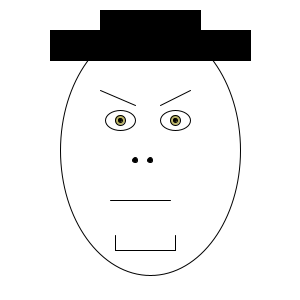
Frame 1 (no input)
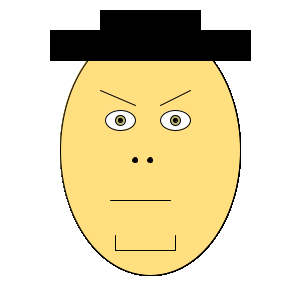
Frame 60 (the mouse pressed at the canvas centre just before this capture)
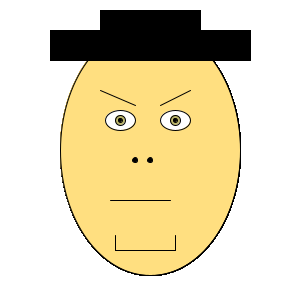
Frame 120 (the mouse held since frame 60 and released just before this capture)

The Processing sketch that drew these frames (run headless with seeded random() and noise(); from frame 60 on, the mouse is pressed at the canvas centre):

// Processing sketch: processing_116861
// ── processing_116861.pde

//David Escudero Moyano
void setup(){
  size(300,300);
  background(255,255,255);
}
void draw(){
  ellipse(150,150,180,250); //Circulo que forma la cara
    fill(0,0,0);//color sombrero
  rect(100,10,100,20); //parte de arriba sombrero
  rect(50,30,200,30); //parte de abajo sombrero
    fill(255,255,255); //Color de circulos de ojos
  ellipse(120,120,30,20); //Ojo Izquierdo
  line(100,90,135,105); //ceja izquierda
  ellipse(175,120,30,20); //Ojo Derecho
  line(160,105,190,90); //ceja derecha
    fill (#BDB76B); //color de la pupila
  ellipse(120,120,10,10); //pupila izquierda
  ellipse(175,120,10,10); //pupila derecha
    fill (0,0,0);//color punto negro
  ellipse(120,120,4,4);//punto izquierdo
  ellipse(175,120,4,4);//punto derecho
  //nariz
  ellipse(135,160,5,5);
  ellipse(150,160,5,5);
  line(115,235,115,250);
  line(115,250,175,250);
  line(175,250,175,235);
  line(110,200,170,200);//boca enfadada
    fill(#FFDF80); //Color del circulo de la cara
println(mouseX+", "+mouseY); 
}
